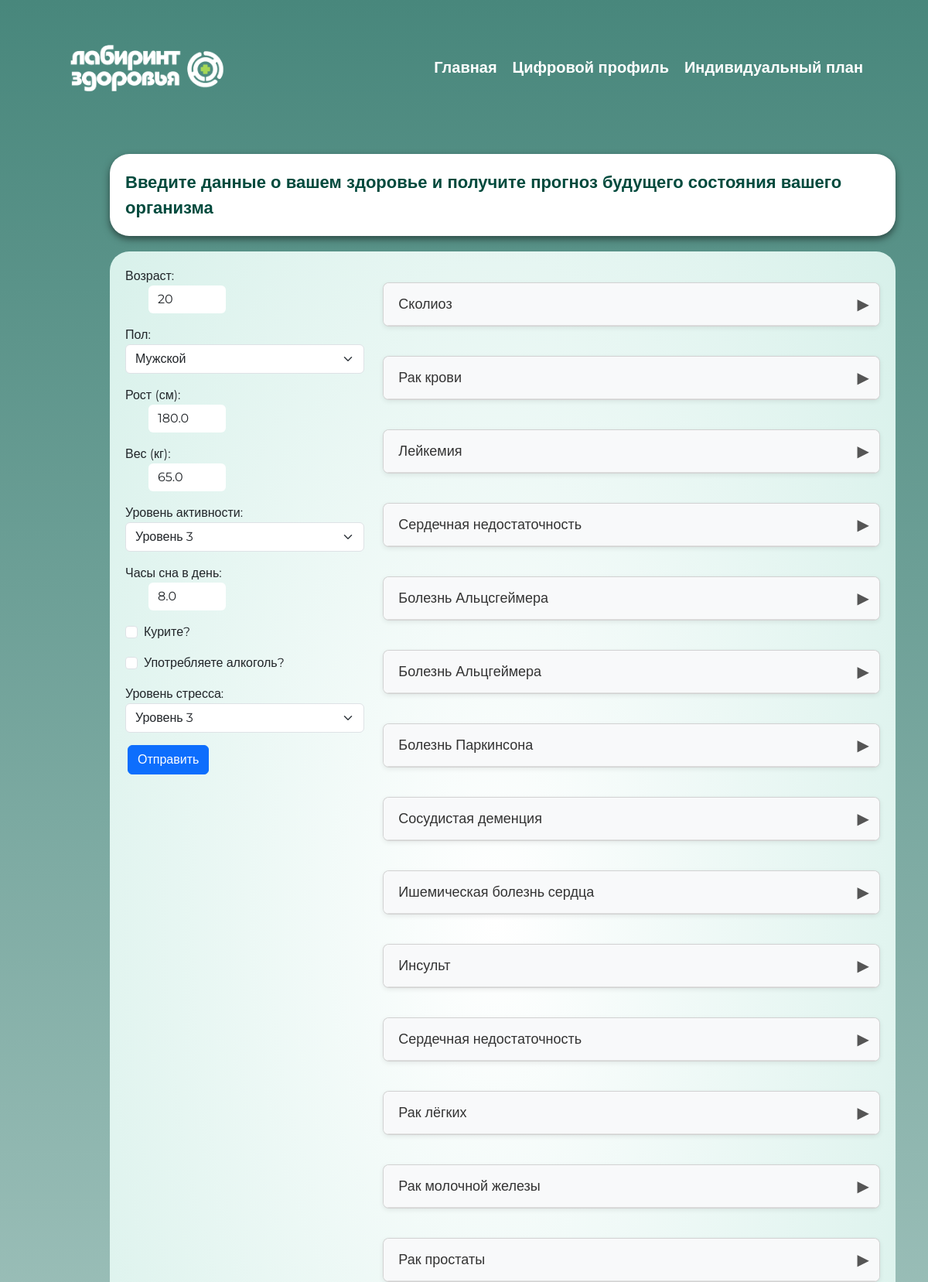
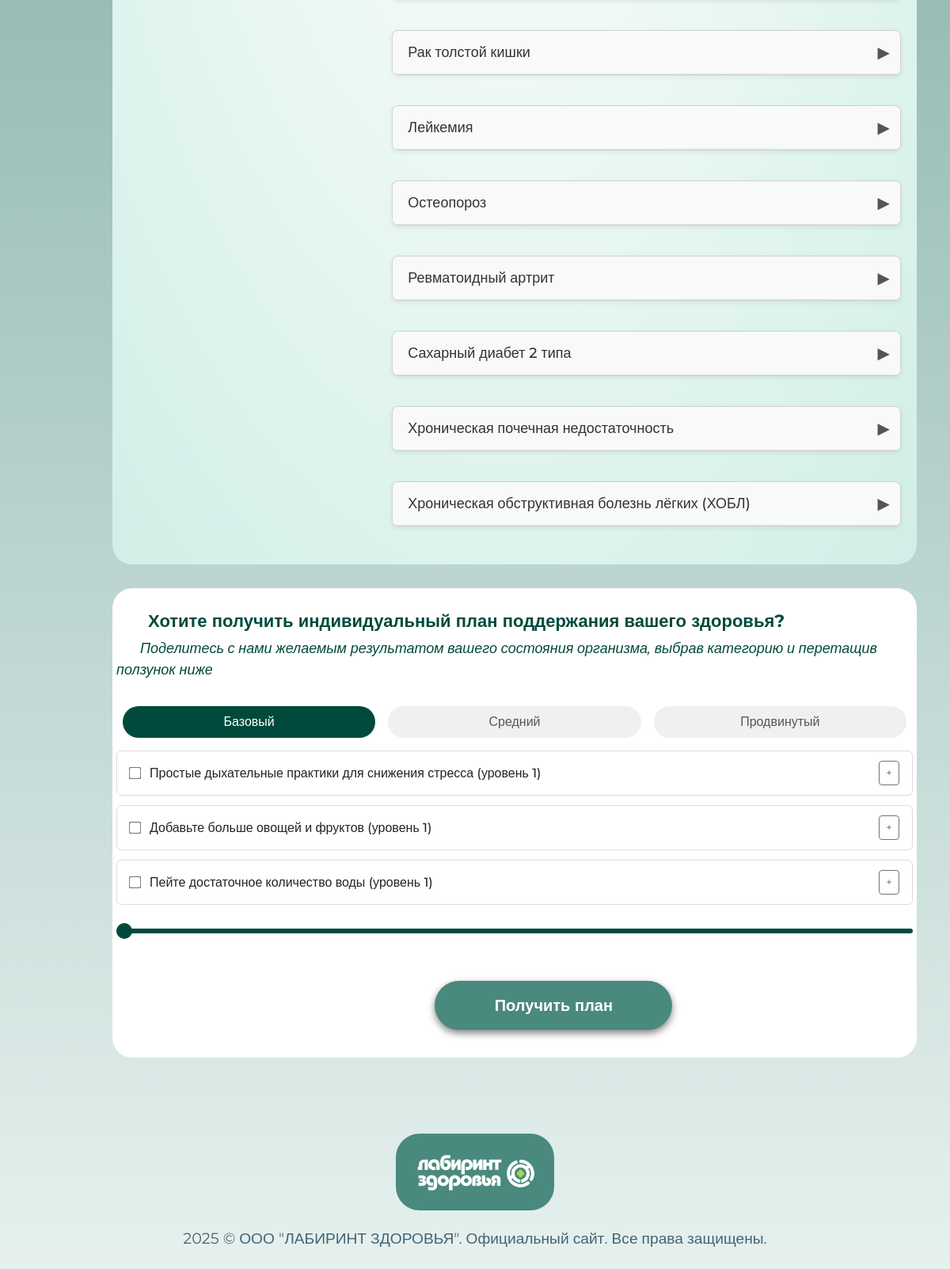
Screenshot of /home/forecasts/ (signed in) with the database file from the repository (2 pictures, top to bottom).
### user_login/models.py (models this page shows, shortened)
class Forecast(models.Model):
    user = models.ForeignKey(User, on_delete=models.CASCADE, related_name='forecast')
    name = models.CharField(max_length=100)
    created_at = models.DateTimeField(auto_now_add=True)
    is_deleted = models.BooleanField(default=False)

### home/views.py (the view, shortened to what this page needs)
# urls.py: path('forecasts/', views.forecast, name='forecasts'),
def forecast(request):
    if not request.user.is_authenticated:
        return redirect('/login')
    user = request.user
    initial = {
        'age':            user.age,
        'sex':            0 if user.gender == 'M' else 1,
        'height':         user.height,
        'weight':         user.weight,
        'activity_level': user.activity_level,
        'sleep_hours':    user.sleep_hours,
        'smoking':        user.smoking,
        'alcohol':        user.alcohol,
        'stress_level':   user.stress_level,
    }
    form = HealthForm(request.POST or None, initial=initial)
    forecasts_qs = user.forecast.filter(is_deleted=False)
    forecasts_data = []
    for f_obj in forecasts_qs:
        points_qs = f_obj.points.order_by('age')
        points_list = [
            {'age': pt.age, 'percent': pt.percent}
            for pt in points_qs
        ]
        forecasts_data.append({
            'id':     f_obj.id,
            'name':   f_obj.name,
            'points': json.dumps(points_list, ensure_ascii=False)
        })
    advice_list = get_personal_health_advice(initial)
    for advice in advice_list:
        advice['effects_json'] = json.dumps(advice['effects'], ensure_ascii=False)
    return render(request, 'digital_profile.html', {
        'title':        'Прогнозы',
        'user':         user,
        'forecasts':    forecasts_data,
        'form':         form,
        'advice_list':  advice_list,
    })

### home/views.py (called while the page is built)
def get_personal_health_advice(user_data):
    relevant_advice = []
    for advice in HEALTH_ADVICE_LEVELS:
        try:
            if advice['relevant'](user_data):
                relevant_advice.append({
                    "title": advice["title"],
                    "description": advice["description"],
                    "effects": advice["effects"],
                    'level': advice["level"],
                })
        except Exception as e:
            continue
    return relevant_advice

### home/templates/digital_profile.html (shortened to what this page needs)
{% extends 'base.html' %}
{% load static %}
{% block content %}
<html lang="en">
<head>
    <link
            href="https://cdn.jsdelivr.net/npm/bootstrap@5.3.0/dist/css/bootstrap.min.css"
            rel="stylesheet"
>
    <link rel="stylesheet" href="{% static 'css/digital_profile.css' %}">
</head>
<div class="container">
    <div class="message-box">
      <p>Введите данные о вашем здоровье и получите прогноз будущего состояния вашего организма</p>
    </div>
  </div>
  <section class="container" id="fill_info">
    <div class="fill_info">
      <div class="row">
        <div class="col-md-4">
<form method="post" novalidate>
  <div class="mb-3">
    {{ form.age.label_tag }}{{ form.age }}
  </div>
  <div class="mb-3">
    {{ form.sex.label_tag }}{{ form.sex }}
  </div>
  <div class="mb-3">
    {{ form.height.label_tag }}{{ form.height }}
  </div>
  <div class="mb-3">
    {{ form.weight.label_tag }}{{ form.weight }}
  </div>
  <div class="mb-3">
    {{ form.activity_level.label_tag }}{{ form.activity_level }}
  </div>
  <div class="mb-3">
    {{ form.sleep_hours.label_tag }}{{ form.sleep_hours }}
  </div>
  <div class="form-check mb-3">
    {{ form.smoking }} {{ form.smoking.label_tag }}
  </div>
  <div class="form-check mb-3">
    {{ form.alcohol }} {{ form.alcohol.label_tag }}
  </div>
  <div class="mb-3">
    {{ form.stress_level.label_tag }}{{ form.stress_level }}
  </div>
  <button type="submit" class="btn btn-primary">Отправить</button>
</form>
        </div>
        <div class="col-md-8">
          <div class="chart-sections">
            {% for forecast in forecasts %}
              <div class="card mb-2" data-forecast-name="{{ forecast.name }}">
                <div class="card-header" id="heading-{{ forecast.id }}">
                  <h5 class="mb-0">
                    <button class="btn btn-link text-decoration-none collapsed"
                            type="button"
                            data-bs-toggle="collapse"
                            data-bs-target="#collapse-{{ forecast.id }}"
                            aria-expanded="false"
                            aria-controls="collapse-{{ forecast.id }}">
                      {{ forecast.name }}
                    </button>
                  </h5>
                </div>
              </div>
            {% empty %}
              <p>Пока нет прогнозов. Заполните форму слева и нажмите кнопку.</p>
            {% endfor %}
          </div>
        </div>
      </div>
    </div>
  </section>
  <div class="container">
    <section class="wish">
      <p>Хотите получить индивидуальный план поддержания вашего здоровья?</p>
      <i class="description">Поделитесь с нами желаемым результатом вашего состояния организма, выбрав категорию и перетащив ползунок ниже</i>
      <div class="advice-section">
        <div class="levels-filter">
          <div class="option selected" data-level="1">Базовый</div>
          <div class="option" data-level="2">Средний</div>
          <div class="option" data-level="3">Продвинутый</div>
        </div>
<ul class="advice-list" id="advice-list">
  {% for advice in advice_list %}
    <li class="advice-item"
        data-level="{{ advice.level }}"
        data-effects="effects_{{ forloop.counter0 }}">
      <div class="advice-header">
        <input type="checkbox" class="advice-checkbox" id="advice-{{ forloop.counter0 }}">
        <label for="advice-{{ forloop.counter0 }}" style="cursor: pointer; font-weight: 500;">
          {{ advice.title }}
        </label>
        <button class="btn btn-sm btn-outline-secondary ms-auto advice-toggle-desc">
          <span class="toggle-icon">+</span>
        </button>
      </div>
    </li>
  {% endfor %}
</ul>      </div>
      <div class="slider-container">
        <div class="slider">
          <div class="thumb"></div>
        </div>
      </div>
      <button class="cta-button btn" style="margin-left: 40%; margin-bottom: 30px;">
        Получить план
      </button>
    </section>
  </div>
</html>
{% endblock %}

### static/css/digital_profile.css (style rules this page uses)
body { font-family: 'Montserrat', sans-serif; background: linear-gradient(0deg, rgba(232, 242, 240, 1) 0%, rgba(72, 135, 124, 1) 100%); background-repeat: no-repeat; }
.message-box { background-color: #ffffff; padding: 20px; border-radius: 25px; box-shadow: 0 4px 10px rgba(0, 0, 0, 0.5); text-align: left; max-width: 1200px; margin-left: 100px; margin-top: 25px; }
.message-box p { margin: 0; line-height: 1.5; font-size: 22px; font-weight: bold; color: #004A3D; }
.fill_info { padding: 20px; border-radius: 25px; margin-left: 100px; margin-top: 20px; max-width: 1200px; max-height: 50%; background: radial-gradient(91.56% 91.56% at 49.13% 42.34%, rgb(255, 255, 255) 0%, rgb(200, 235, 226) 100%); }
.cta-button { background: #4A897E; border-radius: 60px; padding: 15px 30px; font-size: 20px; color: white; font-weight: bold; margin-left: 30px; margin-top: 30px; box-shadow: 0 4px 10px rgba(0, 0, 0, 0.5); width: 300px; }
label { display: flex; margin-right: 10px; }
input[type="number"] { width: 100px; margin-left: 30px; border-color: #ffffff; border: none; }
button { cursor: pointer; border:none; background-color: #ffffff; margin-left: 3px; }
.wish { margin-top: 30px; margin-left: 100px; border-radius: 25px; padding: 5px; background-color: #ffffff; margin-bottom: 0px; }
.wish p { margin-top: 20px; margin-left: 40px; margin-bottom: 5px; font-size: 22px; font-weight: bold; color: #004A3D; }
.wish i { color: #004A3D; font-size: 18px; margin-left: 30px; }
.description { text-align: center; margin-bottom: 30px; color: #004A3D; font-size: 14px; }
.option { text-align: center; flex: 1; padding: 5px; cursor: pointer; }
.option.selected { background-color: #f0f8ff; border-radius: 5px; font-weight: bold; }
.slider-container { margin: 30px 0; }
.slider { width: 100%; height: 6px; background: #004A3D; border-radius: 3px; margin-top: 15px; }
.slider .thumb { width: 20px; height: 20px; background: #004A3D; border-radius: 50%; position: relative; top: -7px; left: 0; cursor: pointer; }
.chart-sections { display: flex; flex-direction: column; align-items: center; width: 100%; gap: 30px; padding: 20px 0; }

### home/templates/digital_profile.html (style rules this page uses)
.levels-filter { display: flex; justify-content: center; margin-bottom: 1rem; user-select: none; }
.levels-filter .option { padding: 0.5rem 1.25rem; margin: 0 0.5rem; font-size: 1rem; font-weight: 500; color: #555; background-color: #f0f0f0; border-radius: 9999px; cursor: pointer; transition: background-color 0.2s ease, color 0.2s ease; }
.levels-filter .option.selected { background-color: #004A3D; color: #fff; }
.advice-section { margin-top: 2rem; }
.advice-list { list-style: none; padding-left: 0; }
.advice-item { border: 1px solid #ddd; border-radius: 6px; margin-bottom: 0.75rem; overflow: hidden; transition: box-shadow 0.2s ease; background-color: #fff; }
.advice-item .advice-header { display: flex; align-items: center; padding: 0.75rem 1rem; }
.advice-item .advice-header input[type="checkbox"] { margin-right: 0.75rem; transform: scale(1.2); cursor: pointer; }
.chart-sections .card { border-radius: 8px; box-shadow: 0 2px 6px rgba(0, 0, 0, 0.08); overflow: hidden; transition: box-shadow 0.2s ease; }
.chart-sections .card-header { background-color: #f8f9fa; padding: 0; border-bottom: 1px solid #e0e0e0; }
.chart-sections .card-header h5 { margin: 0; }
.chart-sections .card-header .btn-link { display: flex; align-items: center; justify-content: space-between; width: 100%; padding: 0.75rem 1rem; font-size: 1.125rem; font-weight: 500; color: #333; text-decoration: none; background-color: transparent; border: none; }
.chart-sections .card-header .btn-link::after { content: "▶"; display: inline-block; transition: transform 0.2s ease; font-size: 1.25rem; color: #555; }
.card { width: 100%; }

### rows the page displays
Forecast: name "Сколиоз"
Forecast: name "Рак крови"
Forecast: name "Лейкемия"
Forecast: name "Сердечная недостаточность"
Forecast: name "Болезнь Альцсгеймера"
Forecast: name "Болезнь Альцгеймера"
Forecast: name "Болезнь Паркинсона"
Forecast: name "Сосудистая деменция"
Forecast: name "Ишемическая болезнь сердца"
Forecast: name "Инсульт"
Forecast: name "Сердечная недостаточность"
Forecast: name "Рак лёгких"
Forecast: name "Рак молочной железы"
Forecast: name "Рак простаты"
Forecast: name "Рак толстой кишки"
Forecast: name "Лейкемия"
Forecast: name "Остеопороз"
Forecast: name "Ревматоидный артрит"
Forecast: name "Сахарный диабет 2 типа"
Forecast: name "Хроническая почечная недостаточность"
Forecast: name "Хроническая обструктивная болезнь лёгких (ХОБЛ)"

### other values shown
{{ advice.title }} "Простые дыхательные практики для снижения стресса (уровень 1)" "Добавьте больше овощей и фруктов (уровень 1)" "Пейте достаточное количество воды (уровень 1)"
